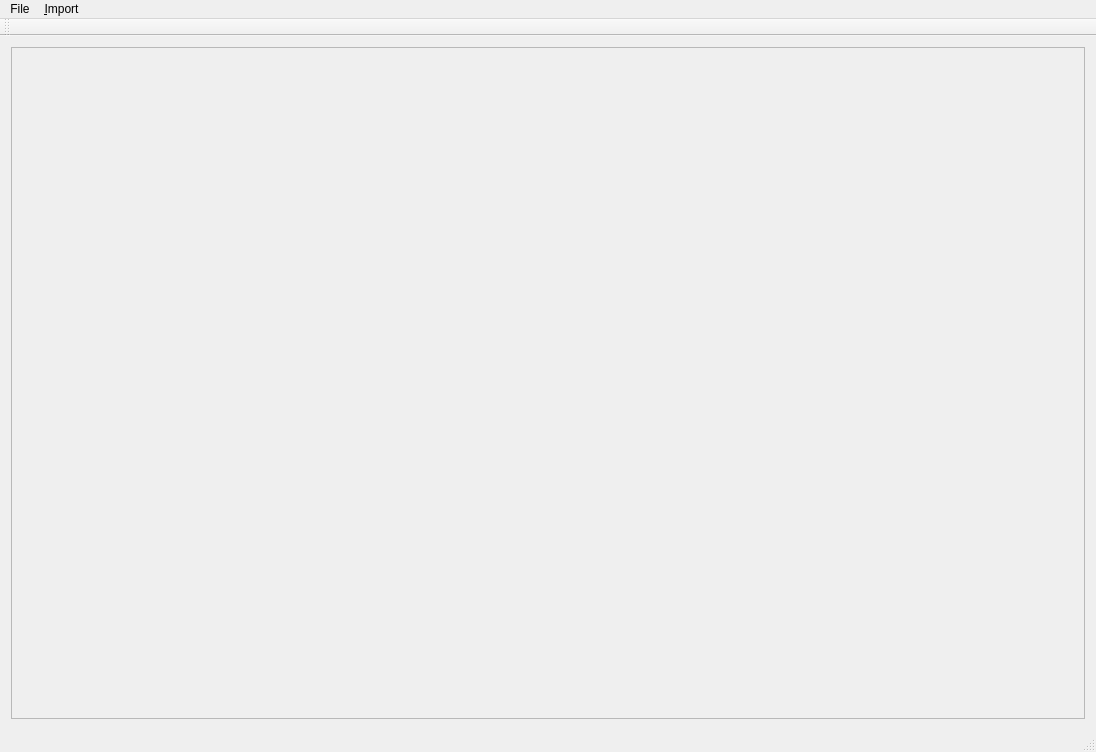
<?xml version="1.0" encoding="UTF-8"?>
<ui version="4.0">
 <class>MainWindow</class>
 <widget class="QMainWindow" name="MainWindow">
  <property name="geometry">
   <rect>
    <x>0</x>
    <y>0</y>
    <width>1096</width>
    <height>752</height>
   </rect>
  </property>
  <property name="windowTitle">
   <string>MainWindow</string>
  </property>
  <widget class="QWidget" name="centralWidget">
   <layout class="QGridLayout" name="gridLayout">
    <item row="0" column="0">
     <widget class="DisplayFrame" name="pDisplayFrame">
      <property name="frameShape">
       <enum>QFrame::StyledPanel</enum>
      </property>
      <property name="frameShadow">
       <enum>QFrame::Raised</enum>
      </property>
     </widget>
    </item>
   </layout>
  </widget>
  <widget class="QMenuBar" name="menuBar">
   <property name="geometry">
    <rect>
     <x>0</x>
     <y>0</y>
     <width>1096</width>
     <height>19</height>
    </rect>
   </property>
   <widget class="QMenu" name="menuFile">
    <property name="title">
     <string>&amp;Import</string>
    </property>
    <addaction name="importGMLFileAction"/>
    <addaction name="importTerrain50GMLFile"/>
   </widget>
   <widget class="QMenu" name="menuFile_2">
    <property name="title">
     <string>File</string>
    </property>
    <addaction name="exitAction"/>
   </widget>
   <addaction name="menuFile_2"/>
   <addaction name="menuFile"/>
  </widget>
  <widget class="QToolBar" name="mainToolBar">
   <attribute name="toolBarArea">
    <enum>TopToolBarArea</enum>
   </attribute>
   <attribute name="toolBarBreak">
    <bool>false</bool>
   </attribute>
  </widget>
  <widget class="QStatusBar" name="statusBar"/>
  <action name="importGMLFileAction">
   <property name="text">
    <string>Import &amp;GML file</string>
   </property>
  </action>
  <action name="importESGIFileAction">
   <property name="text">
    <string>Import &amp;ESGI file</string>
   </property>
  </action>
  <action name="importTerrain50GMLFile">
   <property name="text">
    <string>Import Terrain 50 GML file</string>
   </property>
  </action>
  <action name="exitAction">
   <property name="text">
    <string>Exit</string>
   </property>
  </action>
 </widget>
 <layoutdefault spacing="6" margin="11"/>
 <customwidgets>
  <customwidget>
   <class>DisplayFrame</class>
   <extends>QFrame</extends>
   <header>displayframe.h</header>
   <container>1</container>
  </customwidget>
 </customwidgets>
 <resources/>
 <connections>
  <connection>
   <sender>exitAction</sender>
   <signal>triggered()</signal>
   <receiver>MainWindow</receiver>
   <slot>close()</slot>
   <hints>
    <hint type="sourcelabel">
     <x>-1</x>
     <y>-1</y>
    </hint>
    <hint type="destinationlabel">
     <x>199</x>
     <y>149</y>
    </hint>
   </hints>
  </connection>
 </connections>
 <slots>
  <slot>openReferenceSquare()</slot>
 </slots>
</ui>
